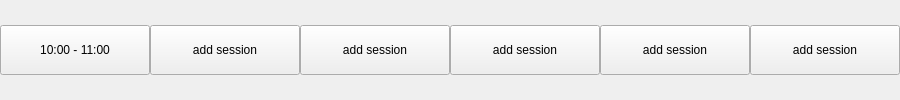
                               <widget class="QWidget" name="widget_2" native="true">
                                <layout class="QHBoxLayout" name="horizontalLayout_10">
                                 <property name="spacing">
                                  <number>0</number>
                                 </property>
                                 <property name="leftMargin">
                                  <number>0</number>
                                 </property>
                                 <property name="topMargin">
                                  <number>0</number>
                                 </property>
                                 <property name="rightMargin">
                                  <number>0</number>
                                 </property>
                                 <property name="bottomMargin">
                                  <number>0</number>
                                 </property>
                                 <item>
                                  <widget class="QWidget" name="time_slot_box_3" native="true">
                                   <layout class="QVBoxLayout" name="verticalLayout_23">
                                    <property name="spacing">
                                     <number>0</number>
                                    </property>
                                    <property name="leftMargin">
                                     <number>0</number>
                                    </property>
                                    <property name="topMargin">
                                     <number>0</number>
                                    </property>
                                    <property name="rightMargin">
                                     <number>0</number>
                                    </property>
                                    <property name="bottomMargin">
                                     <number>0</number>
                                    </property>
                                    <item>
                                     <widget class="QPushButton" name="pushButton_93">
                                      <property name="minimumSize">
                                       <size>
                                        <width>150</width>
                                        <height>50</height>
                                       </size>
                                      </property>
                                      <property name="maximumSize">
                                       <size>
                                        <width>200</width>
                                        <height>50</height>
                                       </size>
                                      </property>
                                      <property name="text">
                                       <string>10:00 - 11:00</string>
                                      </property>
                                     </widget>
                                    </item>
                                   </layout>
                                  </widget>
                                 </item>
                                 <item>
                                  <widget class="QWidget" name="cell_11" native="true">
                                   <layout class="QVBoxLayout" name="verticalLayout_24">
                                    <property name="spacing">
                                     <number>0</number>
                                    </property>
                                    <property name="leftMargin">
                                     <number>0</number>
                                    </property>
                                    <property name="topMargin">
                                     <number>0</number>
                                    </property>
                                    <property name="rightMargin">
                                     <number>0</number>
                                    </property>
                                    <property name="bottomMargin">
                                     <number>0</number>
                                    </property>
                                    <item>
                                     <layout class="QVBoxLayout" name="list_11">
                                      <item>
                                       <widget class="QPushButton" name="add_cell_11">
                                        <property name="minimumSize">
                                         <size>
                                          <width>150</width>
                                          <height>50</height>
                                         </size>
                                        </property>
                                        <property name="maximumSize">
                                         <size>
                                          <width>200</width>
                                          <height>50</height>
                                         </size>
                                        </property>
                                        <property name="text">
                                         <string>add session</string>
                                        </property>
                                       </widget>
                                      </item>
                                     </layout>
                                    </item>
                                   </layout>
                                  </widget>
                                 </item>
                                 <item>
                                  <widget class="QWidget" name="cell_12" native="true">
                                   <layout class="QVBoxLayout" name="verticalLayout_25">
                                    <property name="spacing">
                                     <number>0</number>
                                    </property>
                                    <property name="leftMargin">
                                     <number>0</number>
                                    </property>
                                    <property name="topMargin">
                                     <number>0</number>
                                    </property>
                                    <property name="rightMargin">
                                     <number>0</number>
                                    </property>
                                    <property name="bottomMargin">
                                     <number>0</number>
                                    </property>
                                    <item>
                                     <layout class="QVBoxLayout" name="list_12">
                                      <item>
                                       <widget class="QPushButton" name="add_cell_12">
                                        <property name="minimumSize">
                                         <size>
                                          <width>150</width>
                                          <height>50</height>
                                         </size>
                                        </property>
                                        <property name="maximumSize">
                                         <size>
                                          <width>200</width>
                                          <height>50</height>
                                         </size>
                                        </property>
                                        <property name="text">
                                         <string>add session</string>
                                        </property>
                                       </widget>
                                      </item>
                                     </layout>
                                    </item>
                                   </layout>
                                  </widget>
                                 </item>
                                 <item>
                                  <widget class="QWidget" name="cell_13" native="true">
                                   <layout class="QVBoxLayout" name="verticalLayout_26">
                                    <property name="spacing">
                                     <number>0</number>
                                    </property>
                                    <property name="leftMargin">
                                     <number>0</number>
                                    </property>
                                    <property name="topMargin">
                                     <number>0</number>
                                    </property>
                                    <property name="rightMargin">
                                     <number>0</number>
                                    </property>
                                    <property name="bottomMargin">
                                     <number>0</number>
                                    </property>
                                    <item>
                                     <layout class="QVBoxLayout" name="list_13">
                                      <item>
                                       <widget class="QPushButton" name="add_cell_13">
                                        <property name="minimumSize">
                                         <size>
                                          <width>150</width>
                                          <height>50</height>
                                         </size>
                                        </property>
                                        <property name="maximumSize">
                                         <size>
                                          <width>200</width>
                                          <height>50</height>
                                         </size>
                                        </property>
                                        <property name="text">
                                         <string>add session</string>
                                        </property>
                                       </widget>
                                      </item>
                                     </layout>
                                    </item>
                                   </layout>
                                  </widget>
                                 </item>
                                 <item>
                                  <widget class="QWidget" name="cell_14" native="true">
                                   <layout class="QVBoxLayout" name="verticalLayout_27">
                                    <property name="spacing">
                                     <number>0</number>
                                    </property>
                                    <property name="leftMargin">
                                     <number>0</number>
                                    </property>
                                    <property name="topMargin">
                                     <number>0</number>
                                    </property>
                                    <property name="rightMargin">
                                     <number>0</number>
                                    </property>
                                    <property name="bottomMargin">
                                     <number>0</number>
                                    </property>
                                    <item>
                                     <layout class="QVBoxLayout" name="list_14">
                                      <item>
                                       <widget class="QPushButton" name="add_cell_14">
                                        <property name="minimumSize">
                                         <size>
                                          <width>150</width>
                                          <height>50</height>
                                         </size>
                                        </property>
                                        <property name="maximumSize">
                                         <size>
                                          <width>200</width>
                                          <height>50</height>
                                         </size>
                                        </property>
                                        <property name="text">
                                         <string>add session</string>
                                        </property>
                                       </widget>
                                      </item>
                                     </layout>
                                    </item>
                                   </layout>
                                  </widget>
                                 </item>
                                 <item>
                                  <widget class="QWidget" name="cell_15" native="true">
                                   <layout class="QVBoxLayout" name="verticalLayout_28">
                                    <property name="spacing">
                                     <number>0</number>
                                    </property>
                                    <property name="leftMargin">
                                     <number>0</number>
                                    </property>
                                    <property name="topMargin">
                                     <number>0</number>
                                    </property>
                                    <property name="rightMargin">
                                     <number>0</number>
                                    </property>
                                    <property name="bottomMargin">
                                     <number>0</number>
                                    </property>
                                    <item>
                                     <layout class="QVBoxLayout" name="list_15">
                                      <item>
                                       <widget class="QPushButton" name="add_cell_15">
                                        <property name="minimumSize">
                                         <size>
                                          <width>150</width>
                                          <height>50</height>
                                         </size>
                                        </property>
                                        <property name="maximumSize">
                                         <size>
                                          <width>200</width>
                                          <height>50</height>
                                         </size>
                                        </property>
                                        <property name="text">
                                         <string>add session</string>
                                        </property>
                                       </widget>
                                      </item>
                                     </layout>
                                    </item>
                                   </layout>
                                  </widget>
                                 </item>
                                </layout>
                               </widget>
